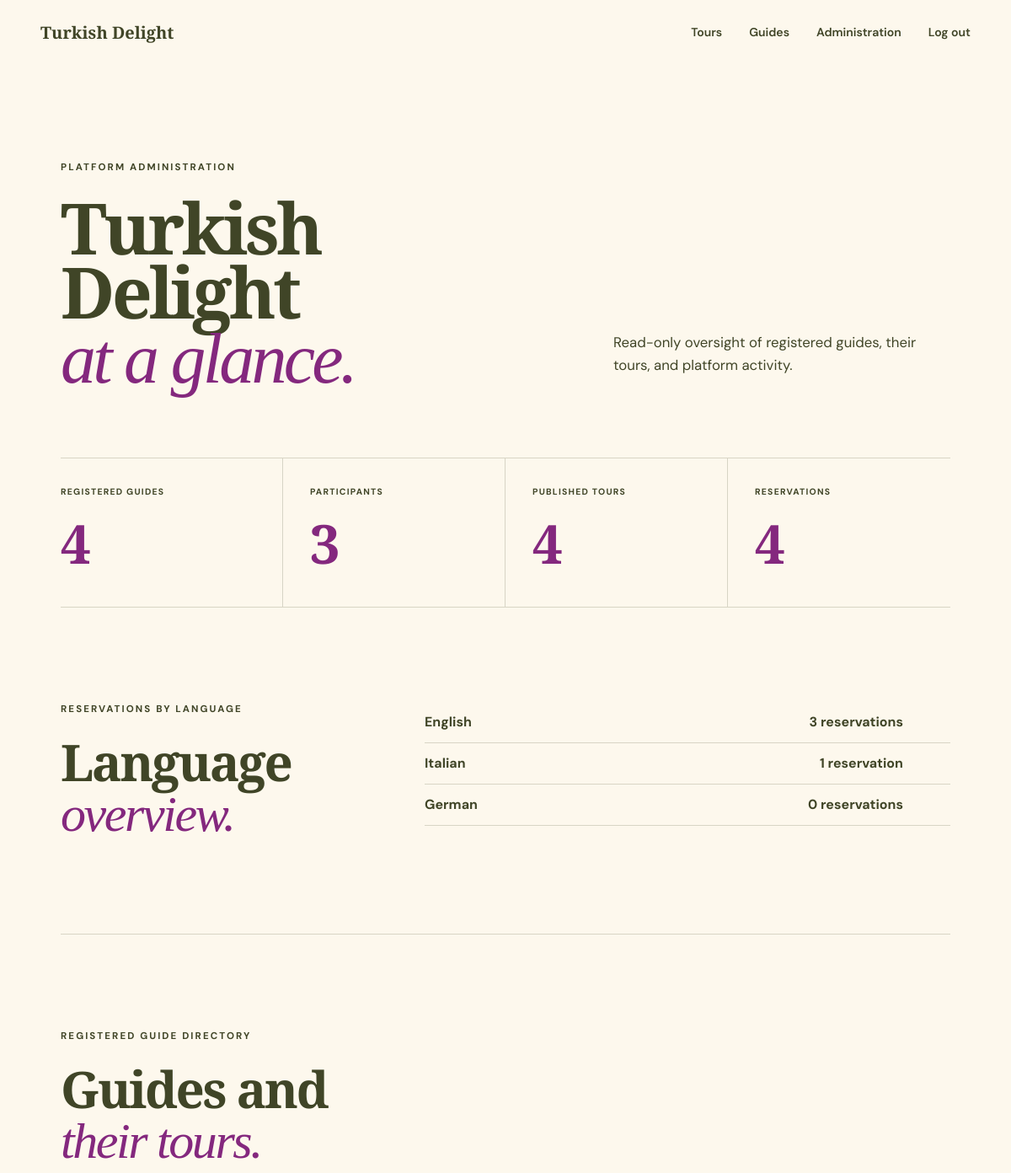
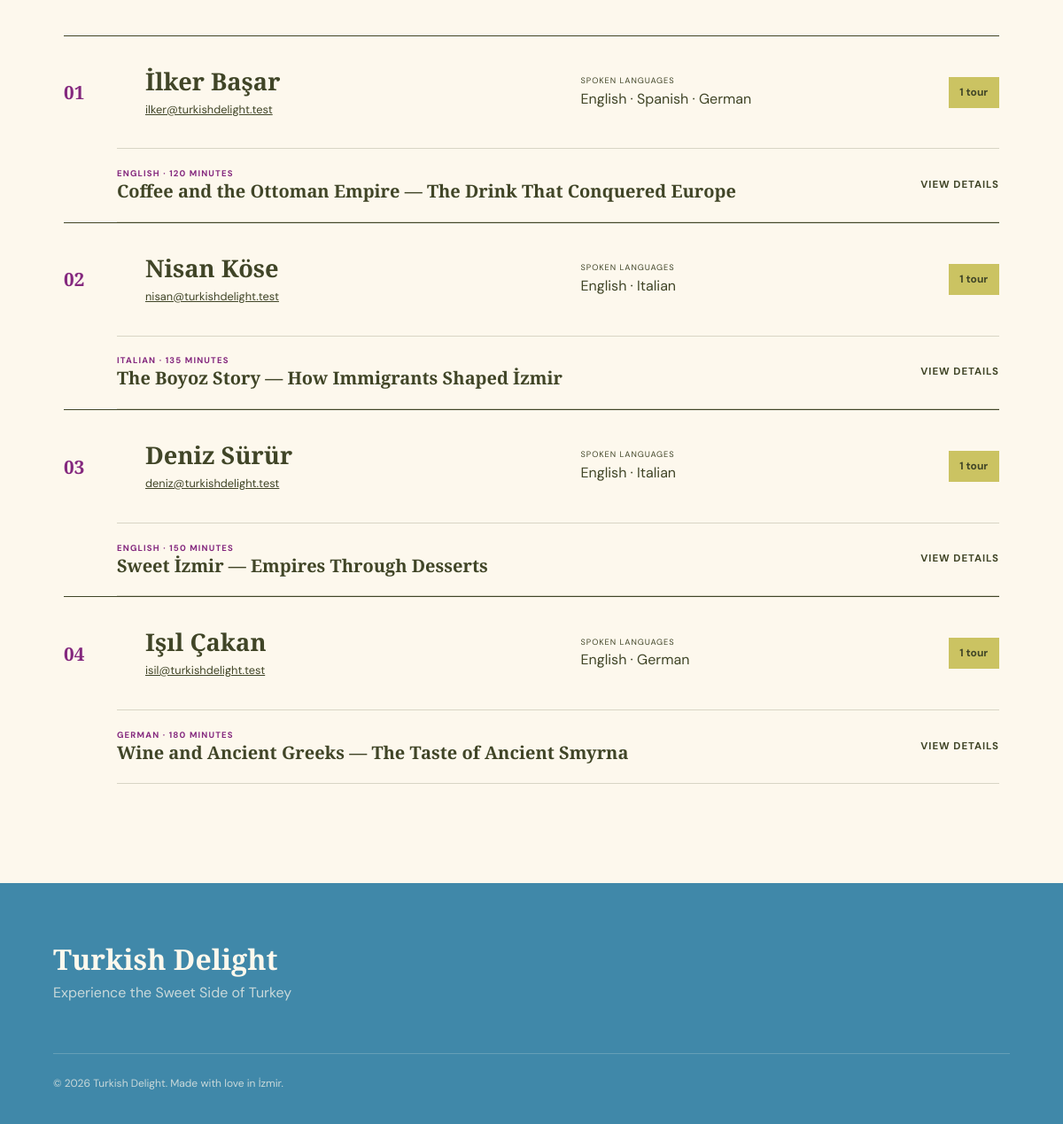
/admin (signed in), run on the app's committed database (2 pictures, top to bottom).
### tables this page shows
CREATE TABLE "users" (
          id INTEGER PRIMARY KEY AUTOINCREMENT,
          first_name TEXT NOT NULL, last_name TEXT NOT NULL,
          email TEXT NOT NULL UNIQUE, password_hash TEXT NOT NULL,
          role TEXT NOT NULL CHECK(role IN ('guide','participant','admin')),
          languages TEXT NOT NULL DEFAULT '[]'
        );

CREATE TABLE tours (
  id INTEGER PRIMARY KEY AUTOINCREMENT, guide_id INTEGER NOT NULL REFERENCES users(id),
  title TEXT NOT NULL, subtitle TEXT NOT NULL, description TEXT NOT NULL, story TEXT NOT NULL,
  final_message TEXT NOT NULL, foods TEXT NOT NULL, stops TEXT NOT NULL, story_points TEXT NOT NULL,
  meeting_point TEXT NOT NULL, duration INTEGER NOT NULL CHECK(duration > 0),
  language TEXT NOT NULL, capacity INTEGER NOT NULL CHECK(capacity > 0)
);

### app.py (the view)
@app.route("/admin")
@role_required("admin")
def admin_dashboard():
    db = get_db()
    statistics = {
        "guides": db.execute("SELECT COUNT(*) FROM users WHERE role='guide'").fetchone()[0],
        "participants": db.execute("SELECT COUNT(*) FROM users WHERE role='participant'").fetchone()[0],
        "tours": db.execute("SELECT COUNT(*) FROM tours").fetchone()[0],
        "reservations": db.execute("SELECT COUNT(*) FROM reservations").fetchone()[0],
    }
    reservations_by_language = db.execute(
        """SELECT t.language, COUNT(r.id) AS total
           FROM tours t LEFT JOIN reservations r ON r.tour_id=t.id
           GROUP BY t.language ORDER BY total DESC, t.language"""
    ).fetchall()
    guide_rows = db.execute(
        "SELECT * FROM users WHERE role='guide' ORDER BY last_name, first_name"
    ).fetchall()
    guides = []
    for guide_row in guide_rows:
        guide = User(guide_row)
        tour_rows = db.execute(
            "SELECT * FROM tours WHERE guide_id=? ORDER BY title", (guide.id,)
        ).fetchall()
        detailed_tours = []
        for tour_row in tour_rows:
            tour = tour_from_row(tour_row)
            tour["schedules"] = db.execute(
                "SELECT weekday,start_time FROM schedules WHERE tour_id=? ORDER BY weekday",
                (tour["id"],),
            ).fetchall()
            tour["reservation_count"] = db.execute(
                "SELECT COUNT(*) FROM reservations WHERE tour_id=?", (tour["id"],)
            ).fetchone()[0]
            detailed_tours.append(tour)
        guides.append({"user": guide, "tours": detailed_tours})
    return render_template(
        "admin_dashboard.html", statistics=statistics,
        reservations_by_language=reservations_by_language, guides=guides,
    )

### app.py (called while the page is built)
def get_db():
    if "db" not in g:
        g.db = sqlite3.connect(DATABASE)
        g.db.row_factory = sqlite3.Row
        g.db.execute("PRAGMA foreign_keys = ON")
    return g.db

@login_manager.user_loader
def load_user(user_id):
    row = get_db().execute("SELECT * FROM users WHERE id = ?", (user_id,)).fetchone()
    return User(row) if row else None

def csrf_token():
    if "csrf_token" not in session:
        session["csrf_token"] = secrets.token_hex(24)
    return session["csrf_token"]

@app.before_request
def verify_csrf():
    if request.method == "POST" and request.form.get("csrf_token") != session.get("csrf_token"):
        abort(400, "Invalid or missing form token.")

def role_required(role):
    def decorator(view):
        @wraps(view)
        @login_required
        def wrapped(*args, **kwargs):
            if current_user.role != role:
                abort(403)
            return view(*args, **kwargs)
        return wrapped
    return decorator

def tour_images(tour_id):
    files = sorted((BASE_DIR / "static").glob(f"Tour{tour_id}_*"))
    return [f.name for f in files if f.is_file()]

def tour_from_row(row):
    tour = dict(row)
    tour["foods"] = json.loads(tour["foods"])
    tour["stops"] = json.loads(tour["stops"])
    tour["story_points"] = json.loads(tour["story_points"])
    tour["images"] = tour_images(tour["id"])
    preferred_guide = BASE_DIR / "static" / f"Guide{tour['id']}.jpg"
    tour["guide_image"] = preferred_guide.name if preferred_guide.exists() else "Guide1.jpg"
    return tour

    @property
    def full_name(self):
        return f"{self.first_name} {self.last_name}"

### templates/admin_dashboard.html (shortened to what this page needs)
{% extends "base.html" %}
{% block content %}
  <section class="admin-page">
    <header class="admin-heading">
      <div>
        <p class="eyebrow">Platform administration</p>
        <h1>Turkish Delight<br><em>at a glance.</em></h1>
      </div>
      <p>Read-only oversight of registered guides, their tours, and platform activity.</p>
    </header>
    <section class="admin-stats" aria-label="Platform statistics">
      <article>
        <span>Registered guides</span>
        <strong>{{ statistics.guides }}</strong>
      </article>
      <article>
        <span>Participants</span>
        <strong>{{ statistics.participants }}</strong>
      </article>
      <article>
        <span>Published tours</span>
        <strong>{{ statistics.tours }}</strong>
      </article>
      <article>
        <span>Reservations</span>
        <strong>{{ statistics.reservations }}</strong>
      </article>
    </section>
    <section class="admin-language-stats">
      <div>
        <p class="eyebrow">Reservations by language</p>
        <h2>Language<br><em>overview.</em></h2>
      </div>
      <div class="language-bars">
        {% if reservations_by_language %}
          {% for item in reservations_by_language %}
            <div class="language-stat">
              <span>{{ item.language }}</span>
              <strong>{{ item.total }} reservation{{ '' if item.total == 1 else 's' }}</strong>
            </div>
          {% endfor %}
        {% else %}
          <p>No tour languages available.</p>
        {% endif %}
      </div>
    </section>
    <section class="admin-guides">
      <div class="admin-section-title">
        <p class="eyebrow">Registered guide directory</p>
        <h2>Guides and<br><em>their tours.</em></h2>
      </div>
      {% for guide in guides %}
        <article class="admin-guide">
          <header>
            <span>{{ '%02d'|format(loop.index) }}</span>
            <div>
              <h3>{{ guide.user.full_name }}</h3>
              <a href="mailto:{{ guide.user.email }}">{{ guide.user.email }}</a>
            </div>
            <p><small>Spoken languages</small>{{ guide.user.languages|join(' · ') }}</p>
            <strong>{{ guide.tours|length }} tour{{ '' if guide.tours|length == 1 else 's' }}</strong>
          </header>
          <div class="admin-tour-list">
            {% for tour in guide.tours %}
              <details class="admin-tour">
                <summary>
                  <span>
                    <small>{{ tour.language }} · {{ tour.duration }} minutes</small>
                    {{ tour.title }} — {{ tour.subtitle }}
                  </span>
                  <b>View details</b>
                </summary>
              </details>
            {% else %}
              <p class="admin-no-tours">This guide has not published a tour yet.</p>
            {% endfor %}
          </div>
        </article>
      {% else %}
        <div class="empty-state"><h3>No registered guides.</h3></div>
      {% endfor %}
    </section>
  </section>
{% endblock %}

### static/style.css (style rules this page uses)
:root { --ink:#404527;--deep:#4088A9;--cream:#FDF8ED;--paper:#FDF8ED;--clay:#84287E;--gold:#CBC362;--sea:#4088A9;--line:rgba(64,69,39,.2);--serif:"Playfair Display",Georgia,serif;--sans:"DM Sans",Arial,sans-serif }
* { box-sizing:border-box }
html { scroll-behavior:smooth }
body { margin:0;background:var(--paper);color:var(--ink);font-family:var(--sans);font-size:16px;line-height:1.6 }
a { color:inherit;text-decoration:none }
.eyebrow { text-transform:uppercase;letter-spacing:.18em;font-size:.72rem;font-weight:700;margin:0 0 1.5rem }
.hero h1 em,h2 em,.auth-panel h1 em,.form-page h1 em { color:var(--gold);font-weight:500 }
h2 { font:600 clamp(2.8rem,5vw,5.4rem)/.98 var(--serif);letter-spacing:-.04em;margin:0 }
h2 em { color:var(--clay) }
.admin-page { padding:7rem 6vw;background:var(--paper);min-height:80vh }
.admin-heading { display:flex;justify-content:space-between;align-items:end;gap:3rem;margin-bottom:5rem }
.admin-heading h1 { font:600 clamp(3.8rem,7vw,7rem)/.9 var(--serif);letter-spacing:-.045em;margin:0 }
.admin-heading h1 em { color:var(--clay);font-weight:500 }
.admin-heading>p { max-width:400px;font-size:1.05rem }
.admin-stats { display:grid;grid-template-columns:repeat(4,1fr);border-top:1px solid var(--line);border-bottom:1px solid var(--line) }
.admin-stats article { padding:2rem;border-right:1px solid var(--line) }
.admin-stats article:first-child { padding-left:0 }
.admin-stats article:last-child { border-right:0 }
.admin-stats span { display:block;text-transform:uppercase;letter-spacing:.12em;font-size:.65rem;font-weight:700 }
.admin-stats strong { display:block;font:600 4rem var(--serif);color:var(--clay);margin-top:.5rem }
.admin-language-stats { display:grid;grid-template-columns:.7fr 1.3fr;gap:8vw;padding:7rem 0;border-bottom:1px solid var(--line) }
.language-bars>div { display:grid;grid-template-columns:120px 1fr 40px;align-items:center;gap:1rem;padding:.7rem 0;border-bottom:1px solid var(--line) }
.language-bars span { font-weight:700 }
.language-bars strong { text-align:right }
.admin-section-title { padding:7rem 0 3rem }
.admin-guide { border-top:1px solid var(--ink) }
.admin-guide>header { display:grid;grid-template-columns:60px 1.2fr 1fr auto;align-items:center;gap:2rem;padding:2rem 0 }
.admin-guide>header>span { font:600 1.3rem var(--serif);color:var(--clay) }
.admin-guide h3 { font:600 1.7rem var(--serif);margin:0 }
.admin-guide header a { font-size:.8rem;text-decoration:underline }
.admin-guide header p { margin:0 }
.admin-guide header small { display:block;text-transform:uppercase;letter-spacing:.1em;font-size:.58rem }
.admin-guide header>strong { background:var(--gold);padding:.5rem .8rem;font-size:.75rem }
.admin-tour-list { margin-left:60px }
.admin-tour { border-top:1px solid var(--line) }
.admin-tour:last-child { border-bottom:1px solid var(--line) }
.admin-tour summary { list-style:none;display:flex;align-items:center;justify-content:space-between;gap:2rem;padding:1.3rem 0;cursor:pointer }
.admin-tour summary span { font:600 1.25rem var(--serif) }
.admin-tour summary small { display:block;font:700 .6rem var(--sans);letter-spacing:.12em;text-transform:uppercase;color:var(--clay) }
.admin-tour summary b { font-size:.72rem;text-transform:uppercase;letter-spacing:.08em }

### data on the page
users: user.email "ilker@turkishdelight.test"
tours: language "ENGLISH", duration "120", title "Coffee and the Ottoman Empire", subtitle "The Drink That Conquered Europe"
users: user.email "nisan@turkishdelight.test"
tours: language "ITALIAN", duration "135", title "The Boyoz Story", subtitle "How Immigrants Shaped İzmir"
users: user.email "deniz@turkishdelight.test"
tours: language "ENGLISH", duration "150", title "Sweet İzmir", subtitle "Empires Through Desserts"
users: user.email "isil@turkishdelight.test"
tours: language "GERMAN", duration "180", title "Wine and Ancient Greeks", subtitle "The Taste of Ancient Smyrna"

### other printed values
{{ statistics.guides }} "4"
{{ statistics.participants }} "3"
{{ statistics.tours }} "4"
{{ statistics.reservations }} "4"
{{ item.language }} "English" "Italian" "German"
{{ item.total }} "3" "1" "0"
{{ '' if item.total == 1 else 's' }} "s" "s"
{{ '%02d'|format(loop.index) }} "01" "02" "03" "04"
{{ guide.user.full_name }} "İlker Başar" "Nisan Köse" "Deniz Sürür" "Işıl Çakan"
{{ guide.user.languages|join(' · ') }} "English · Spanish · German" "English · Italian" "English · Italian" "English · German"
{{ guide.tours|length }} "1" "1" "1" "1"
